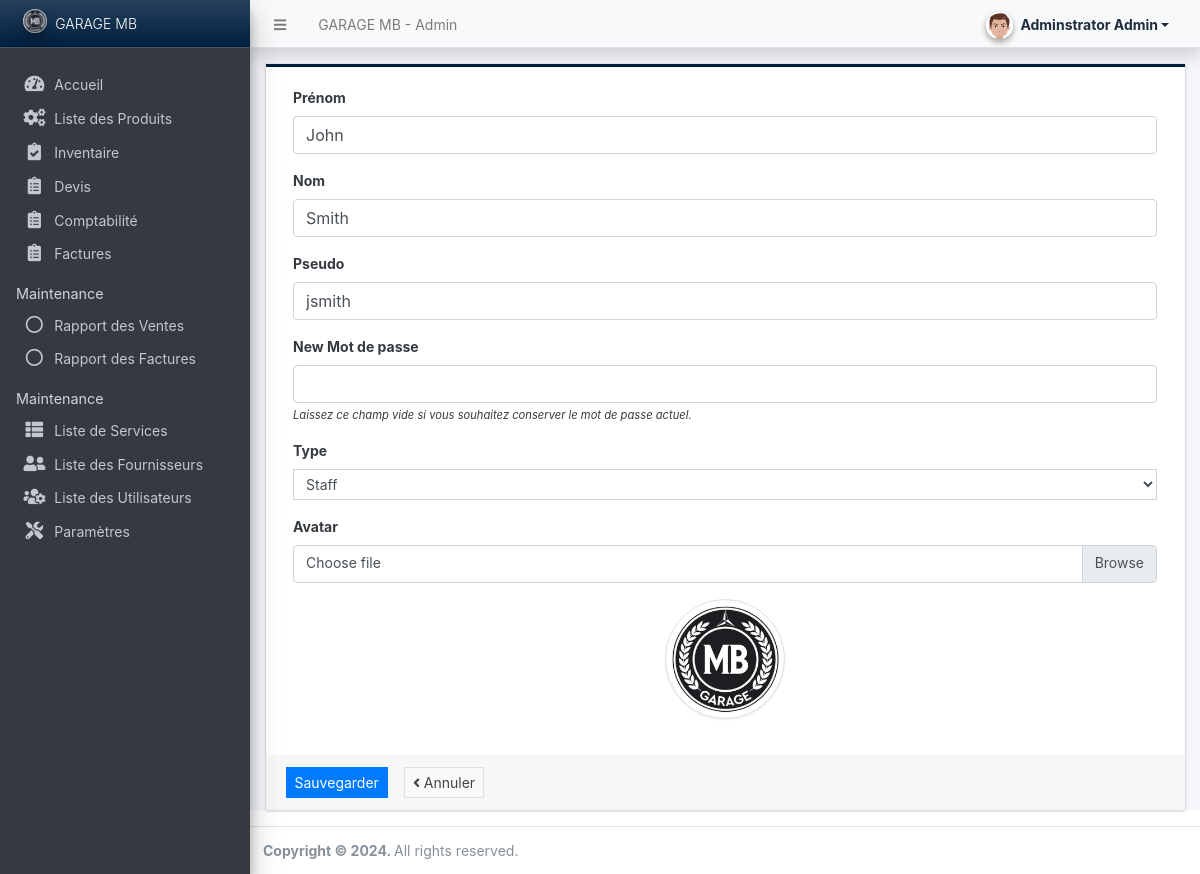
/admin/?page=user/manage_user&id=3 (signed in), run on the app's committed database.
### tables this page shows
CREATE TABLE `users` (
  `id` int(50) NOT NULL,
  `firstname` varchar(250) NOT NULL,
  `lastname` varchar(250) NOT NULL,
  `username` text NOT NULL,
  `password` text NOT NULL,
  `avatar` text DEFAULT NULL,
  `last_login` datetime DEFAULT NULL,
  `type` tinyint(1) NOT NULL DEFAULT 0,
  `date_added` datetime NOT NULL DEFAULT current_timestamp(),
  `date_updated` datetime DEFAULT current_timestamp() ON UPDATE current_timestamp()
);

### config.php (called while the page is built, shortened)
<?php
require_once('classes/DBConnection.php');
require_once('classes/SystemSettings.php');
function validate_image($file){
    global $_settings;
	if(!empty($file)){
        $ex = explode("?",$file);
        $file = $ex[0];
        $ts = isset($ex[1]) ? "?".$ex[1] : '';
		if(is_file(base_app.$file)){
			return base_url.$file.$ts;
		}else{
			return base_url.($_settings->info('logo'));
		}
	}else{
		return base_url.($_settings->info('logo'));
	}
}
?>

### classes/DBConnection.php (called while the page is built, shortened)
<?php
class DBConnection{
    private $host = DB_SERVER;
    private $username = DB_USERNAME;
    private $password = DB_PASSWORD;
    private $database = DB_NAME;
    public $conn;
    public function __construct(){
        if (!isset($this->conn)) {
            $this->conn = new mysqli($this->host, $this->username, $this->password, $this->database);
        }
    }
}
?>

### classes/SystemSettings.php (called while the page is built, shortened)
<?php
class SystemSettings extends DBConnection{
	function info($field=''){
		if(!empty($field)){
			if(isset($_SESSION['system_info'][$field]))
				return $_SESSION['system_info'][$field];
			else
				return false;
		}else{
			return false;
		}
	}
}
$_settings = new SystemSettings();
?>

### admin/user/manage_user.php (the view, shortened to what this page needs)
<?php
if(isset($_GET['id'])){
    $user = $conn->query("SELECT * FROM users where id ='{$_GET['id']}' ");
    foreach($user->fetch_array() as $k =>$v){
        $meta[$k] = $v;
    }
}
?>
<div class="card card-outline rounded-0 card-navy">
	<div class="card-body">
		<div class="container-fluid">
			<form action="" id="manage-user">
				<div class="form-group">
					<label for="name">Prénom</label>
					<input type="text" name="firstname" id="firstname" class="form-control" value="<?php echo isset($meta['firstname']) ? $meta['firstname']: '' ?>" required>
				</div>
				<div class="form-group">
					<label for="name">Nom</label>
					<input type="text" name="lastname" id="lastname" class="form-control" value="<?php echo isset($meta['lastname']) ? $meta['lastname']: '' ?>" required>
				</div>
				<div class="form-group">
					<label for="username">Pseudo</label>
					<input type="text" name="username" id="username" class="form-control" value="<?php echo isset($meta['username']) ? $meta['username']: '' ?>" required  autocomplete="off">
				</div>
				<div class="form-group">
					<label for="password"><?= isset($meta['id']) ? "New" : "" ?> Mot de passe</label>
					<input type="password" name="password" id="password" class="form-control" value="" autocomplete="off">
                    <?php if(isset($meta['id'])): ?>
					<small><i>Laissez ce champ vide si vous souhaitez conserver le mot de passe actuel.</i></small>
                    <?php endif; ?>
				</div>
                <div class="form-group">
                    <label for="type" class="control-label">Type</label>
                    <select name="type" id="type" class="form-control form-control-sm rounded-0" required>
                    <option value="2" <?php echo isset($meta['type']) && $meta['type'] == 2 ? 'selected' : '' ?>>Staff</option>
                    </select>
                </div>
				<div class="form-group">
					<label for="" class="control-label">Avatar</label>
					<div class="custom-file">
		              <label class="custom-file-label" for="customFile">Choose file</label>
		            </div>
				</div>
				<div class="form-group d-flex justify-content-center">
					<img src="<?php echo validate_image(isset($meta['avatar']) ? $meta['avatar'] :'') ?>" alt="" id="cimg" class="img-fluid img-thumbnail">
				</div>
			</form>
		</div>
	</div>
	<div class="card-footer">
			<div class="col-md-12">
				<div class="row">
					<button class="btn btn-sm btn-primary rounded-0 mr-3" form="manage-user">Sauvegarder</button>
					<a href="./?page=user/list" class="btn btn-sm btn-default border rounded-0" form="manage-user"><i class="fa fa-angle-left"></i> Annuler</a>
				</div>
			</div>
		</div>
</div>

### admin/user/manage_user.php (style rules this page uses)
img#cimg { height: 15vh; width: 15vh; object-fit: cover; border-radius: 100% 100%; }

### data on the page
users: firstname "John", lastname "Smith", username "jsmith", type "Staff"

### other printed values
$_settings->info('name') "GARAGE MB"
$_settings->userdata('firstname').' '.$_settings->userdata('lastname') "Adminstrator Admin"
$_settings->info('short_name') "GARAGE MB"
